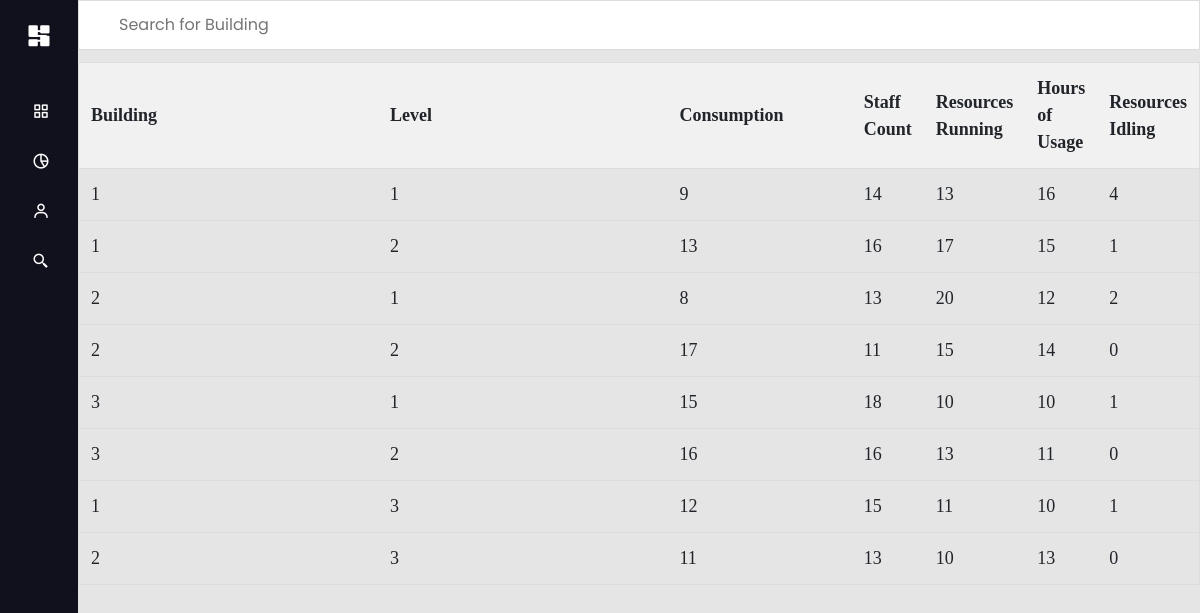
Page /monitoring/ on the committed database.
### PSA/models.py (models this page shows)
class consumption_records(models.Model):
    id = models.IntegerField(primary_key=True)
    building = models.IntegerField()
    level = models.IntegerField()
    consumption = models.IntegerField()
    staff_count = models.IntegerField()
    resource_running = models.IntegerField()
    hours_usage = models.IntegerField()
    resource_idling = models.IntegerField()

### PSA/views.py (the view)
# urls.py: path('monitoring/',monitoring)
def monitoring(req):
    records = consumption_records.objects.all()
    return render(req, 'monitoring.html', {'records':records})

### templates/monitoring.html (shortened to what this page needs)
{% load static %}
<!DOCTYPE html>
<html lang="en" dir="ltr">
<head>
    <link href='https://unpkg.com/boxicons@2.0.7/css/boxicons.min.css' rel='stylesheet'>
    <link href="https://cdn.jsdelivr.net/npm/bootstrap@5.1.0/dist/css/bootstrap.min.css" rel="stylesheet"
>
    <link rel="stylesheet" type="text/css" href="{% static 'css/monitoring.css' %}">
</head>
<body>
    <div class="sidebar">
        <div class="logo-details">
            <i class='bx bxs-dashboard'></i>
            <i class='bx bx-menu' id="btn"></i>
        </div>
        <ul class="nav-list">
            <li>
                <a href="/home">
                    <i class='bx bx-grid-alt'></i>
                </a>
            </li>
            <li>
                <a href="/activity">
                    <i class='bx bx-pie-chart-alt-2'></i>
                </a>
            </li>
            <li>
                <a href="/employee">
                    <i class='bx bx-user'></i>
                </a>
            </li>
            <li>
                <a href="/monitoring">
                    <i class='bx bx-search-alt-2'></i>
                </a>
            </li>
        </ul>
    </div>
    <section class="home-section">
        <input type="text" id="myInput" onkeyup="myFunction()" placeholder="Search for Building" title="Type in a name">
        <table id="myTable">
            <tr class="header">
                <th style="width:40%;">Building</th>
                <th style="width:40%;">Level</th>
                <th style="width:40%;">Consumption</th>
                <th style="width:40%;">Staff Count</th>
                <th style="width:40%;">Resources Running</th>
                <th style="width:40%;">Hours of Usage</th>
                <th style="width:40%;">Resources Idling</th>
            </tr>
            <tr>
                {% for i in records %}
            <tr>
            <td>{{ i.building }}</td>
            <td>{{ i.level }}</td>
            <td>{{ i.consumption }}</td>
            <td>{{ i.staff_count }}</td>
            <td>{{ i.resource_running }}</td>
            <td>{{ i.hours_usage }}</td>
            <td>{{ i.resource_idling }}</td>
            </tr>
            {% endfor %}
            </tr>
        </table>
    </section>
</body>
</body>
</html>

### static/css/monitoring.css (style rules this page uses)
* { margin: 0; padding: 0; box-sizing: border-box; font-family: "Poppins" , sans-serif; }
.sidebar { position: fixed; left: 0; top: 0; height: 100%; width: 78px; background: #11101D; padding: 6px 14px; z-index: 99; transition: all 0.5s ease; }
.sidebar .logo-details { height: 60px; display: flex; align-items: center; position: relative; }
.sidebar .logo-details #btn { position: absolute; top: 50%; right: 0; transform: translateY(-50%); font-size: 22px; transition: all 0.4s ease; font-size: 23px; text-align: center; cursor: pointer; transition: all 0.5s ease; }
.sidebar i { color: #fff; height: 60px; min-width: 50px; font-size: 28px; text-align: center; line-height: 60px; }
.sidebar .nav-list { margin-top: 20px; height: 100%; }
.sidebar li { position: relative; margin-left:-30px; list-style: none; }
.sidebar li a { display: flex; height: 100%; width: 100%; border-radius: 12px; align-items: center; text-decoration: none; transition: all 0.4s ease; background: #11101D; }
.sidebar li i { height: 50px; line-height: 50px; font-size: 18px; border-radius: 12px; }
.home-section { position: relative; background: #e5e5e5; min-height: 100vh; top: 0; left: 78px; width: calc(100% - 78px); transition: all 0.5s ease; z-index: 2; }
#myInput { background-position: 10px 10px; background-repeat: no-repeat; width: 100%; font-size: 16px; padding: 12px 20px 12px 40px; border: 1px solid #ddd; margin-bottom: 12px; }
#myTable { border-collapse: collapse; width: 100%; border: 1px solid #ddd; font-size: 18px; font-family: prodmed; }
#myTable th, #myTable td { text-align: left; padding: 12px; font-family: prodmed; }
#myTable tr { border-bottom: 1px solid #ddd; }
#myTable tr.header, #myTable tr:hover { background-color: #f1f1f1; }

### rows in the picture
consumption_records: building "1", level "1", consumption "9", staff_count "14", resource_running "13", hours_usage "16", resource_idling "4"
consumption_records: building "1", level "2", consumption "13", staff_count "16", resource_running "17", hours_usage "15", resource_idling "1"
consumption_records: building "2", level "1", consumption "8", staff_count "13", resource_running "20", hours_usage "12", resource_idling "2"
consumption_records: building "2", level "2", consumption "17", staff_count "11", resource_running "15", hours_usage "14", resource_idling "0"
consumption_records: building "3", level "1", consumption "15", staff_count "18", resource_running "10", hours_usage "10", resource_idling "1"
consumption_records: building "3", level "2", consumption "16", staff_count "16", resource_running "13", hours_usage "11", resource_idling "0"
consumption_records: building "1", level "3", consumption "12", staff_count "15", resource_running "11", hours_usage "10", resource_idling "1"
consumption_records: building "2", level "3", consumption "11", staff_count "13", resource_running "10", hours_usage "13", resource_idling "0"
